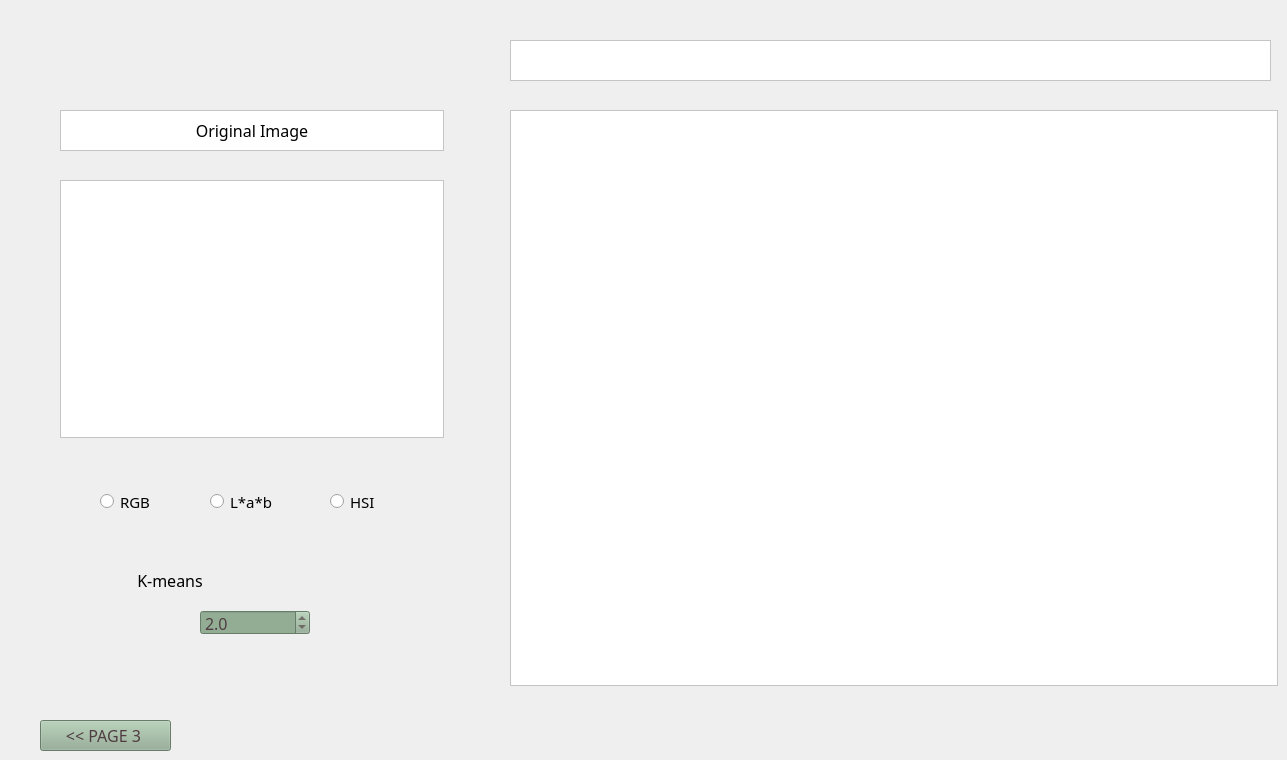
    <widget class="QWidget" name="page_7">
     <widget class="QGraphicsView" name="graph3_2">
      <property name="geometry">
       <rect>
        <x>510</x>
        <y>110</y>
        <width>768</width>
        <height>576</height>
       </rect>
      </property>
      <property name="styleSheet">
       <string notr="true">background-color: rgb(255, 255, 255);</string>
      </property>
     </widget>
     <widget class="QLabel" name="label_23">
      <property name="geometry">
       <rect>
        <x>510</x>
        <y>40</y>
        <width>761</width>
        <height>41</height>
       </rect>
      </property>
      <property name="font">
       <font>
        <family>Cascadia Code</family>
        <pointsize>12</pointsize>
       </font>
      </property>
      <property name="styleSheet">
       <string notr="true">background-color: rgb(255, 255, 255);</string>
      </property>
      <property name="frameShape">
       <enum>QFrame::Shape::StyledPanel</enum>
      </property>
      <property name="text">
       <string/>
      </property>
      <property name="alignment">
       <set>Qt::AlignmentFlag::AlignCenter</set>
      </property>
     </widget>
     <widget class="QPushButton" name="b3_1">
      <property name="geometry">
       <rect>
        <x>40</x>
        <y>720</y>
        <width>131</width>
        <height>31</height>
       </rect>
      </property>
      <property name="palette">
       <palette>
        <active>
         <colorrole role="WindowText">
          <brush brushstyle="SolidPattern">
           <color alpha="255">
            <red>221</red>
            <green>45</green>
            <blue>74</blue>
           </color>
          </brush>
         </colorrole>
         <colorrole role="Button">
          <brush brushstyle="SolidPattern">
           <color alpha="255">
            <red>146</red>
            <green>173</green>
            <blue>148</blue>
           </color>
          </brush>
         </colorrole>
         <colorrole role="Text">
          <brush brushstyle="SolidPattern">
           <color alpha="255">
            <red>221</red>
            <green>45</green>
            <blue>74</blue>
           </color>
          </brush>
         </colorrole>
         <colorrole role="ButtonText">
          <brush brushstyle="SolidPattern">
           <color alpha="255">
            <red>221</red>
            <green>45</green>
            <blue>74</blue>
           </color>
          </brush>
         </colorrole>
         <colorrole role="Base">
          <brush brushstyle="SolidPattern">
           <color alpha="255">
            <red>146</red>
            <green>173</green>
            <blue>148</blue>
           </color>
          </brush>
         </colorrole>
         <colorrole role="Window">
          <brush brushstyle="SolidPattern">
           <color alpha="255">
            <red>146</red>
            <green>173</green>
            <blue>148</blue>
           </color>
          </brush>
         </colorrole>
         <colorrole role="Highlight">
          <brush brushstyle="SolidPattern">
           <color alpha="255">
            <red>116</red>
            <green>139</green>
            <blue>117</blue>
           </color>
          </brush>
         </colorrole>
         <colorrole role="HighlightedText">
          <brush brushstyle="SolidPattern">
           <color alpha="255">
            <red>132</red>
            <green>195</green>
            <blue>24</blue>
           </color>
          </brush>
         </colorrole>
         <colorrole role="AlternateBase">
          <brush brushstyle="SolidPattern">
           <color alpha="255">
            <red>116</red>
            <green>139</green>
            <blue>117</blue>
           </color>
          </brush>
         </colorrole>
         <colorrole role="PlaceholderText">
          <brush brushstyle="SolidPattern">
           <color alpha="128">
            <red>221</red>
            <green>45</green>
            <blue>74</blue>
           </color>
          </brush>
         </colorrole>
        </active>
        <inactive>
         <colorrole role="WindowText">
          <brush brushstyle="SolidPattern">
           <color alpha="255">
            <red>221</red>
            <green>45</green>
            <blue>74</blue>
           </color>
          </brush>
         </colorrole>
         <colorrole role="Button">
          <brush brushstyle="SolidPattern">
           <color alpha="255">
            <red>146</red>
            <green>173</green>
            <blue>148</blue>
           </color>
          </brush>
         </colorrole>
         <colorrole role="Text">
          <brush brushstyle="SolidPattern">
           <color alpha="255">
            <red>221</red>
            <green>45</green>
            <blue>74</blue>
           </color>
          </brush>
         </colorrole>
         <colorrole role="ButtonText">
          <brush brushstyle="SolidPattern">
           <color alpha="255">
            <red>221</red>
            <green>45</green>
            <blue>74</blue>
           </color>
          </brush>
         </colorrole>
         <colorrole role="Base">
          <brush brushstyle="SolidPattern">
           <color alpha="255">
            <red>146</red>
            <green>173</green>
            <blue>148</blue>
           </color>
          </brush>
         </colorrole>
         <colorrole role="Window">
          <brush brushstyle="SolidPattern">
           <color alpha="255">
            <red>146</red>
            <green>173</green>
            <blue>148</blue>
           </color>
          </brush>
         </colorrole>
         <colorrole role="Highlight">
          <brush brushstyle="SolidPattern">
           <color alpha="255">
            <red>116</red>
            <green>139</green>
            <blue>117</blue>
           </color>
          </brush>
         </colorrole>
         <colorrole role="HighlightedText">
          <brush brushstyle="SolidPattern">
           <color alpha="255">
            <red>132</red>
            <green>195</green>
            <blue>24</blue>
           </color>
          </brush>
         </colorrole>
         <colorrole role="AlternateBase">
          <brush brushstyle="SolidPattern">
           <color alpha="255">
            <red>116</red>
            <green>139</green>
            <blue>117</blue>
           </color>
          </brush>
         </colorrole>
         <colorrole role="PlaceholderText">
          <brush brushstyle="SolidPattern">
           <color alpha="128">
            <red>221</red>
            <green>45</green>
            <blue>74</blue>
           </color>
          </brush>
         </colorrole>
        </inactive>
        <disabled>
         <colorrole role="WindowText">
          <brush brushstyle="SolidPattern">
           <color alpha="255">
            <red>221</red>
            <green>45</green>
            <blue>74</blue>
           </color>
          </brush>
         </colorrole>
         <colorrole role="Button">
          <brush brushstyle="SolidPattern">
           <color alpha="255">
            <red>146</red>
            <green>173</green>
            <blue>148</blue>
           </color>
          </brush>
         </colorrole>
         <colorrole role="Text">
          <brush brushstyle="SolidPattern">
           <color alpha="255">
            <red>221</red>
            <green>45</green>
            <blue>74</blue>
           </color>
          </brush>
         </colorrole>
         <colorrole role="ButtonText">
          <brush brushstyle="SolidPattern">
           <color alpha="255">
            <red>221</red>
            <green>45</green>
            <blue>74</blue>
           </color>
          </brush>
         </colorrole>
         <colorrole role="Base">
          <brush brushstyle="SolidPattern">
           <color alpha="255">
            <red>146</red>
            <green>173</green>
            <blue>148</blue>
           </color>
          </brush>
         </colorrole>
         <colorrole role="Window">
          <brush brushstyle="SolidPattern">
           <color alpha="255">
            <red>146</red>
            <green>173</green>
            <blue>148</blue>
           </color>
          </brush>
         </colorrole>
         <colorrole role="Highlight">
          <brush brushstyle="SolidPattern">
           <color alpha="255">
            <red>116</red>
            <green>139</green>
            <blue>117</blue>
           </color>
          </brush>
         </colorrole>
         <colorrole role="HighlightedText">
          <brush brushstyle="SolidPattern">
           <color alpha="255">
            <red>132</red>
            <green>195</green>
            <blue>24</blue>
           </color>
          </brush>
         </colorrole>
         <colorrole role="AlternateBase">
          <brush brushstyle="SolidPattern">
           <color alpha="255">
            <red>116</red>
            <green>139</green>
            <blue>117</blue>
           </color>
          </brush>
         </colorrole>
         <colorrole role="PlaceholderText">
          <brush brushstyle="SolidPattern">
           <color alpha="128">
            <red>221</red>
            <green>45</green>
            <blue>74</blue>
           </color>
          </brush>
         </colorrole>
        </disabled>
       </palette>
      </property>
      <property name="font">
       <font>
        <family>Cascadia Code</family>
        <pointsize>12</pointsize>
        <fontweight>Medium</fontweight>
       </font>
      </property>
      <property name="autoFillBackground">
       <bool>false</bool>
      </property>
      <property name="styleSheet">
       <string notr="true">background-color: rgb(146, 173, 148);
selection-background-color: rgb(116, 139, 117);
selection-color: rgb(132, 195, 24);
border-left-color: rgb(116, 139, 117);
border-color: rgb(245, 251, 239);
alternate-background-color: rgb(116, 139, 117);
color: rgb(80, 61, 66);</string>
      </property>
      <property name="text">
       <string>&lt;&lt; PAGE 3 </string>
      </property>
      <property name="autoRepeatDelay">
       <number>100</number>
      </property>
      <property name="autoDefault">
       <bool>false</bool>
      </property>
      <property name="default">
       <bool>false</bool>
      </property>
      <property name="flat">
       <bool>false</bool>
      </property>
     </widget>
     <widget class="QLabel" name="label_26">
      <property name="geometry">
       <rect>
        <x>120</x>
        <y>570</y>
        <width>100</width>
        <height>21</height>
       </rect>
      </property>
      <property name="font">
       <font>
        <family>Cascadia Code</family>
        <pointsize>12</pointsize>
       </font>
      </property>
      <property name="text">
       <string>K-means</string>
      </property>
      <property name="alignment">
       <set>Qt::AlignmentFlag::AlignCenter</set>
      </property>
     </widget>
     <widget class="QDoubleSpinBox" name="doubleSpinBox_7">
      <property name="geometry">
       <rect>
        <x>200</x>
        <y>610</y>
        <width>110</width>
        <height>25</height>
       </rect>
      </property>
      <property name="palette">
       <palette>
        <active>
         <colorrole role="WindowText">
          <brush brushstyle="SolidPattern">
           <color alpha="255">
            <red>80</red>
            <green>61</green>
            <blue>66</blue>
           </color>
          </brush>
         </colorrole>
         <colorrole role="Button">
          <brush brushstyle="SolidPattern">
           <color alpha="255">
            <red>146</red>
            <green>173</green>
            <blue>148</blue>
           </color>
          </brush>
         </colorrole>
         <colorrole role="Text">
          <brush brushstyle="SolidPattern">
           <color alpha="255">
            <red>80</red>
            <green>61</green>
            <blue>66</blue>
           </color>
          </brush>
         </colorrole>
         <colorrole role="ButtonText">
          <brush brushstyle="SolidPattern">
           <color alpha="255">
            <red>80</red>
            <green>61</green>
            <blue>66</blue>
           </color>
          </brush>
         </colorrole>
         <colorrole role="Base">
          <brush brushstyle="SolidPattern">
           <color alpha="255">
            <red>146</red>
            <green>173</green>
            <blue>148</blue>
           </color>
          </brush>
         </colorrole>
         <colorrole role="Window">
          <brush brushstyle="SolidPattern">
           <color alpha="255">
            <red>146</red>
            <green>173</green>
            <blue>148</blue>
           </color>
          </brush>
         </colorrole>
         <colorrole role="Highlight">
          <brush brushstyle="SolidPattern">
           <color alpha="255">
            <red>116</red>
            <green>139</green>
            <blue>117</blue>
           </color>
          </brush>
         </colorrole>
         <colorrole role="HighlightedText">
          <brush brushstyle="SolidPattern">
           <color alpha="255">
            <red>132</red>
            <green>195</green>
            <blue>24</blue>
           </color>
          </brush>
         </colorrole>
         <colorrole role="AlternateBase">
          <brush brushstyle="SolidPattern">
           <color alpha="255">
            <red>116</red>
            <green>139</green>
            <blue>117</blue>
           </color>
          </brush>
         </colorrole>
         <colorrole role="PlaceholderText">
          <brush brushstyle="SolidPattern">
           <color alpha="128">
            <red>80</red>
            <green>61</green>
            <blue>66</blue>
           </color>
          </brush>
         </colorrole>
        </active>
        <inactive>
         <colorrole role="WindowText">
          <brush brushstyle="SolidPattern">
           <color alpha="255">
            <red>80</red>
            <green>61</green>
            <blue>66</blue>
           </color>
          </brush>
         </colorrole>
         <colorrole role="Button">
          <brush brushstyle="SolidPattern">
           <color alpha="255">
            <red>146</red>
            <green>173</green>
            <blue>148</blue>
           </color>
          </brush>
         </colorrole>
         <colorrole role="Text">
          <brush brushstyle="SolidPattern">
           <color alpha="255">
            <red>80</red>
            <green>61</green>
            <blue>66</blue>
           </color>
          </brush>
         </colorrole>
         <colorrole role="ButtonText">
          <brush brushstyle="SolidPattern">
           <color alpha="255">
            <red>80</red>
            <green>61</green>
            <blue>66</blue>
           </color>
          </brush>
         </colorrole>
         <colorrole role="Base">
          <brush brushstyle="SolidPattern">
           <color alpha="255">
            <red>146</red>
            <green>173</green>
            <blue>148</blue>
           </color>
          </brush>
         </colorrole>
         <colorrole role="Window">
          <brush brushstyle="SolidPattern">
           <color alpha="255">
            <red>146</red>
            <green>173</green>
            <blue>148</blue>
           </color>
          </brush>
         </colorrole>
         <colorrole role="Highlight">
          <brush brushstyle="SolidPattern">
           <color alpha="255">
            <red>116</red>
            <green>139</green>
            <blue>117</blue>
           </color>
          </brush>
         </colorrole>
         <colorrole role="HighlightedText">
          <brush brushstyle="SolidPattern">
           <color alpha="255">
            <red>132</red>
            <green>195</green>
            <blue>24</blue>
           </color>
          </brush>
         </colorrole>
         <colorrole role="AlternateBase">
          <brush brushstyle="SolidPattern">
           <color alpha="255">
            <red>116</red>
            <green>139</green>
            <blue>117</blue>
           </color>
          </brush>
         </colorrole>
         <colorrole role="PlaceholderText">
          <brush brushstyle="SolidPattern">
           <color alpha="128">
            <red>80</red>
            <green>61</green>
            <blue>66</blue>
           </color>
          </brush>
         </colorrole>
        </inactive>
        <disabled>
         <colorrole role="WindowText">
          <brush brushstyle="SolidPattern">
           <color alpha="255">
            <red>80</red>
            <green>61</green>
            <blue>66</blue>
           </color>
          </brush>
         </colorrole>
         <colorrole role="Button">
          <brush brushstyle="SolidPattern">
           <color alpha="255">
            <red>146</red>
            <green>173</green>
            <blue>148</blue>
           </color>
          </brush>
         </colorrole>
         <colorrole role="Text">
          <brush brushstyle="SolidPattern">
           <color alpha="255">
            <red>80</red>
            <green>61</green>
            <blue>66</blue>
           </color>
          </brush>
         </colorrole>
         <colorrole role="ButtonText">
          <brush brushstyle="SolidPattern">
           <color alpha="255">
            <red>80</red>
            <green>61</green>
            <blue>66</blue>
           </color>
          </brush>
         </colorrole>
         <colorrole role="Base">
          <brush brushstyle="SolidPattern">
           <color alpha="255">
            <red>146</red>
            <green>173</green>
            <blue>148</blue>
           </color>
          </brush>
         </colorrole>
         <colorrole role="Window">
          <brush brushstyle="SolidPattern">
           <color alpha="255">
            <red>146</red>
            <green>173</green>
            <blue>148</blue>
           </color>
          </brush>
         </colorrole>
         <colorrole role="Highlight">
          <brush brushstyle="SolidPattern">
           <color alpha="255">
            <red>116</red>
            <green>139</green>
            <blue>117</blue>
           </color>
          </brush>
         </colorrole>
         <colorrole role="HighlightedText">
          <brush brushstyle="SolidPattern">
           <color alpha="255">
            <red>132</red>
            <green>195</green>
            <blue>24</blue>
           </color>
          </brush>
         </colorrole>
         <colorrole role="AlternateBase">
          <brush brushstyle="SolidPattern">
           <color alpha="255">
            <red>116</red>
            <green>139</green>
            <blue>117</blue>
           </color>
          </brush>
         </colorrole>
         <colorrole role="PlaceholderText">
          <brush brushstyle="SolidPattern">
           <color alpha="128">
            <red>80</red>
            <green>61</green>
            <blue>66</blue>
           </color>
          </brush>
         </colorrole>
        </disabled>
       </palette>
      </property>
      <property name="font">
       <font>
        <family>Cascadia Code</family>
        <pointsize>12</pointsize>
       </font>
      </property>
      <property name="styleSheet">
       <string notr="true">

selection-background-color: rgb(116, 139, 117);
selection-color: rgb(132, 195, 24);
border-left-color: rgb(116, 139, 117);
border-color: rgb(245, 251, 239);

</string>
      </property>
      <property name="decimals">
       <number>1</number>
      </property>
      <property name="minimum">
       <double>0.000000000000000</double>
      </property>
      <property name="singleStep">
       <double>1.000000000000000</double>
      </property>
      <property name="value">
       <double>2.000000000000000</double>
      </property>
     </widget>
     <widget class="QGraphicsView" name="graph3_1">
      <property name="geometry">
       <rect>
        <x>60</x>
        <y>180</y>
        <width>384</width>
        <height>258</height>
       </rect>
      </property>
      <property name="palette">
       <palette>
        <active>
         <colorrole role="WindowText">
          <brush brushstyle="SolidPattern">
           <color alpha="255">
            <red>136</red>
            <green>13</green>
            <blue>30</blue>
           </color>
          </brush>
         </colorrole>
         <colorrole role="Button">
          <brush brushstyle="SolidPattern">
           <color alpha="255">
            <red>255</red>
            <green>255</green>
            <blue>255</blue>
           </color>
          </brush>
         </colorrole>
         <colorrole role="Text">
          <brush brushstyle="SolidPattern">
           <color alpha="255">
            <red>136</red>
            <green>13</green>
            <blue>30</blue>
           </color>
          </brush>
         </colorrole>
         <colorrole role="ButtonText">
          <brush brushstyle="SolidPattern">
           <color alpha="255">
            <red>136</red>
            <green>13</green>
            <blue>30</blue>
           </color>
          </brush>
         </colorrole>
         <colorrole role="Base">
          <brush brushstyle="SolidPattern">
           <color alpha="255">
            <red>255</red>
            <green>255</green>
            <blue>255</blue>
           </color>
          </brush>
         </colorrole>
         <colorrole role="Window">
          <brush brushstyle="SolidPattern">
           <color alpha="255">
            <red>255</red>
            <green>255</green>
            <blue>255</blue>
           </color>
          </brush>
         </colorrole>
         <colorrole role="Highlight">
          <brush brushstyle="SolidPattern">
           <color alpha="255">
            <red>116</red>
            <green>139</green>
            <blue>117</blue>
           </color>
          </brush>
         </colorrole>
         <colorrole role="HighlightedText">
          <brush brushstyle="SolidPattern">
           <color alpha="255">
            <red>132</red>
            <green>195</green>
            <blue>24</blue>
           </color>
          </brush>
         </colorrole>
         <colorrole role="AlternateBase">
          <brush brushstyle="SolidPattern">
           <color alpha="255">
            <red>116</red>
            <green>139</green>
            <blue>117</blue>
           </color>
          </brush>
         </colorrole>
         <colorrole role="PlaceholderText">
          <brush brushstyle="SolidPattern">
           <color alpha="128">
            <red>136</red>
            <green>13</green>
            <blue>30</blue>
           </color>
          </brush>
         </colorrole>
        </active>
        <inactive>
         <colorrole role="WindowText">
          <brush brushstyle="SolidPattern">
           <color alpha="255">
            <red>136</red>
            <green>13</green>
            <blue>30</blue>
           </color>
          </brush>
         </colorrole>
         <colorrole role="Button">
          <brush brushstyle="SolidPattern">
           <color alpha="255">
            <red>255</red>
            <green>255</green>
            <blue>255</blue>
           </color>
          </brush>
         </colorrole>
         <colorrole role="Text">
          <brush brushstyle="SolidPattern">
           <color alpha="255">
            <red>136</red>
            <green>13</green>
            <blue>30</blue>
           </color>
          </brush>
         </colorrole>
         <colorrole role="ButtonText">
          <brush brushstyle="SolidPattern">
           <color alpha="255">
            <red>136</red>
            <green>13</green>
            <blue>30</blue>
           </color>
          </brush>
         </colorrole>
         <colorrole role="Base">
          <brush brushstyle="SolidPattern">
           <color alpha="255">
            <red>255</red>
            <green>255</green>
            <blue>255</blue>
           </color>
          </brush>
         </colorrole>
         <colorrole role="Window">
          <brush brushstyle="SolidPattern">
           <color alpha="255">
            <red>255</red>
            <green>255</green>
            <blue>255</blue>
           </color>
          </brush>
         </colorrole>
         <colorrole role="Highlight">
          <brush brushstyle="SolidPattern">
           <color alpha="255">
            <red>116</red>
            <green>139</green>
            <blue>117</blue>
           </color>
          </brush>
         </colorrole>
         <colorrole role="HighlightedText">
          <brush brushstyle="SolidPattern">
           <color alpha="255">
            <red>132</red>
            <green>195</green>
            <blue>24</blue>
           </color>
          </brush>
         </colorrole>
         <colorrole role="AlternateBase">
          <brush brushstyle="SolidPattern">
           <color alpha="255">
            <red>116</red>
            <green>139</green>
            <blue>117</blue>
           </color>
          </brush>
         </colorrole>
         <colorrole role="PlaceholderText">
          <brush brushstyle="SolidPattern">
           <color alpha="128">
            <red>136</red>
            <green>13</green>
            <blue>30</blue>
           </color>
          </brush>
         </colorrole>
        </inactive>
        <disabled>
         <colorrole role="WindowText">
          <brush brushstyle="SolidPattern">
           <color alpha="255">
            <red>136</red>
            <green>13</green>
            <blue>30</blue>
           </color>
          </brush>
         </colorrole>
         <colorrole role="Button">
          <brush brushstyle="SolidPattern">
           <color alpha="255">
            <red>255</red>
            <green>255</green>
            <blue>255</blue>
           </color>
          </brush>
         </colorrole>
         <colorrole role="Text">
          <brush brushstyle="SolidPattern">
           <color alpha="255">
            <red>136</red>
            <green>13</green>
            <blue>30</blue>
           </color>
          </brush>
         </colorrole>
         <colorrole role="ButtonText">
          <brush brushstyle="SolidPattern">
           <color alpha="255">
            <red>136</red>
            <green>13</green>
            <blue>30</blue>
           </color>
          </brush>
         </colorrole>
         <colorrole role="Base">
          <brush brushstyle="SolidPattern">
           <color alpha="255">
            <red>255</red>
            <green>255</green>
            <blue>255</blue>
           </color>
          </brush>
         </colorrole>
         <colorrole role="Window">
          <brush brushstyle="SolidPattern">
           <color alpha="255">
            <red>255</red>
            <green>255</green>
            <blue>255</blue>
           </color>
          </brush>
         </colorrole>
         <colorrole role="Highlight">
          <brush brushstyle="SolidPattern">
           <color alpha="255">
            <red>116</red>
            <green>139</green>
            <blue>117</blue>
           </color>
          </brush>
         </colorrole>
         <colorrole role="HighlightedText">
          <brush brushstyle="SolidPattern">
           <color alpha="255">
            <red>132</red>
            <green>195</green>
            <blue>24</blue>
           </color>
          </brush>
         </colorrole>
         <colorrole role="AlternateBase">
          <brush brushstyle="SolidPattern">
           <color alpha="255">
            <red>116</red>
            <green>139</green>
            <blue>117</blue>
           </color>
          </brush>
         </colorrole>
         <colorrole role="PlaceholderText">
          <brush brushstyle="SolidPattern">
           <color alpha="128">
            <red>136</red>
            <green>13</green>
            <blue>30</blue>
           </color>
          </brush>
         </colorrole>
        </disabled>
       </palette>
      </property>
      <property name="styleSheet">
       <string notr="true">background-color: rgb(255, 255, 255);</string>
      </property>
     </widget>
     <widget class="QLabel" name="label_24">
      <property name="geometry">
       <rect>
        <x>60</x>
        <y>110</y>
        <width>384</width>
        <height>41</height>
       </rect>
      </property>
      <property name="font">
       <font>
        <family>Cascadia Code</family>
        <pointsize>12</pointsize>
       </font>
      </property>
      <property name="styleSheet">
       <string notr="true">background-color: rgb(255, 255, 255);</string>
      </property>
      <property name="frameShape">
       <enum>QFrame::Shape::StyledPanel</enum>
      </property>
      <property name="text">
       <string>Original Image</string>
      </property>
      <property name="alignment">
       <set>Qt::AlignmentFlag::AlignCenter</set>
      </property>
     </widget>
     <widget class="QRadioButton" name="radioButton_6">
      <property name="geometry">
       <rect>
        <x>100</x>
        <y>490</y>
        <width>71</width>
        <height>23</height>
       </rect>
      </property>
      <property name="font">
       <font>
        <family>Cascadia Code</family>
        <pointsize>11</pointsize>
       </font>
      </property>
      <property name="text">
       <string>RGB</string>
      </property>
     </widget>
     <widget class="QRadioButton" name="radioButton_7">
      <property name="geometry">
       <rect>
        <x>330</x>
        <y>490</y>
        <width>91</width>
        <height>23</height>
       </rect>
      </property>
      <property name="font">
       <font>
        <family>Cascadia Code</family>
        <pointsize>11</pointsize>
       </font>
      </property>
      <property name="text">
       <string>HSI</string>
      </property>
     </widget>
     <widget class="QRadioButton" name="radioButton_8">
      <property name="geometry">
       <rect>
        <x>210</x>
        <y>490</y>
        <width>91</width>
        <height>23</height>
       </rect>
      </property>
      <property name="font">
       <font>
        <family>Cascadia Code</family>
        <pointsize>11</pointsize>
       </font>
      </property>
      <property name="text">
       <string>L*a*b</string>
      </property>
     </widget>
    </widget>
